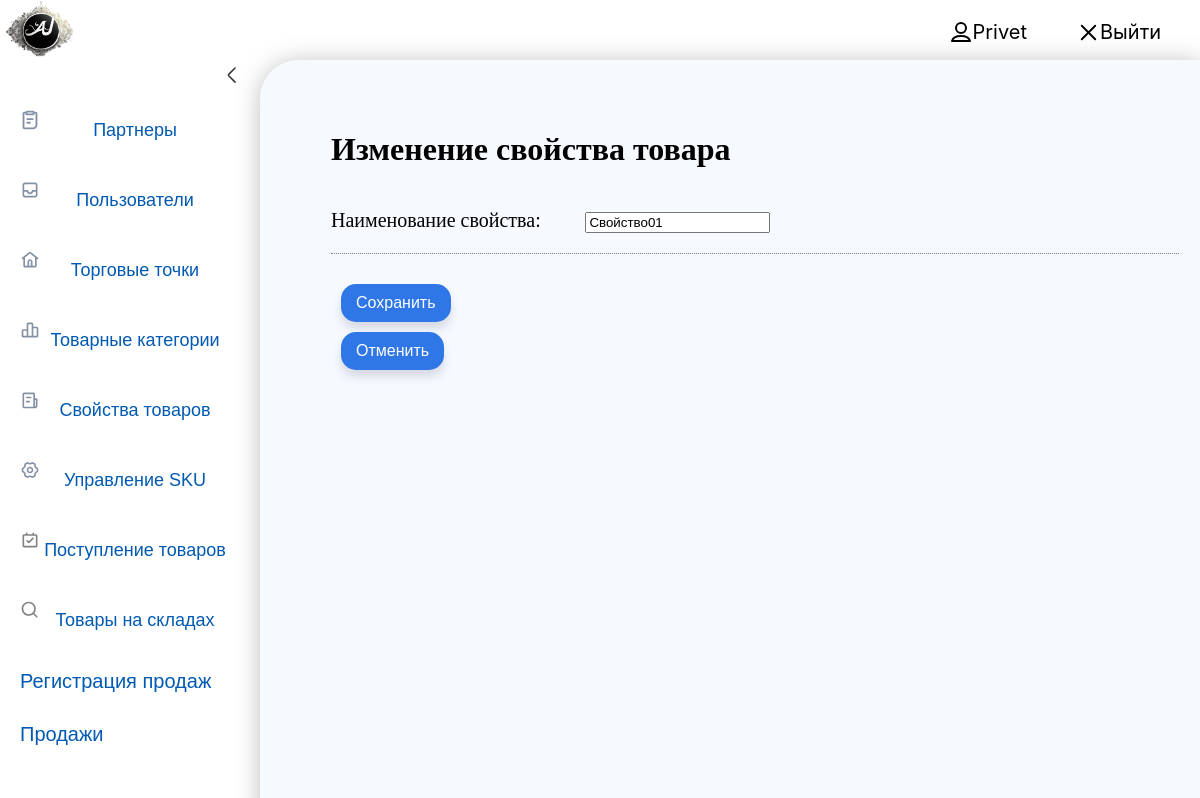
/product_properties/1/ (signed in), run on an earlier commit of the app's database.
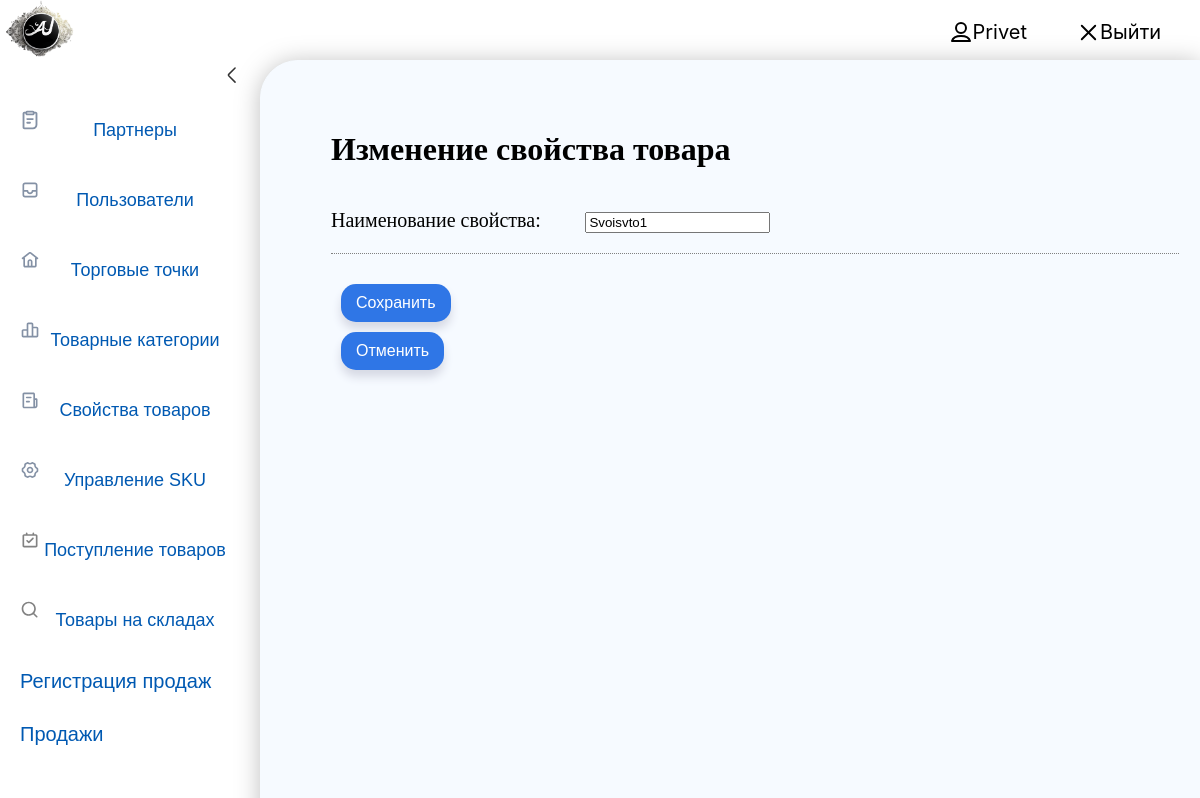
And on a later commit of the database.
### Jaimain/models.py (models this page shows, shortened)
class ProductProperty(models.Model):
    name = models.CharField(max_length=255, verbose_name='Наименование свойства')
    partner = models.ForeignKey(Partner, on_delete=models.CASCADE, verbose_name='Партнер')
    class Meta:
        unique_together = (('partner', 'name'),)
        verbose_name = 'Свойство товара'
        verbose_name_plural = 'Свойства товаров'

### Jaimain/views.py (the view)
# urls.py: path('product_properties/<int:pk>/', EditProductProperty.as_view(), name='editproductproperty'),
class EditProductProperty(DataMixin, UpdateView):
    model = ProductProperty
    fields = ['name']
    template_name = 'Jaimain/editproductproperty.html'
    success_url = '/product_properties/'
    def get_context_data(self, *, object_list=None, **kwargs):
        context = super().get_context_data(**kwargs)
        c_def = self.get_user_context(title='Изменение свойства товара')
        return dict(list(context.items()) + list(c_def.items()))
    @method_decorator(login_required)
    def dispatch(self, request, *args, **kwargs):
        if request.user.is_costumer:
            raise PermissionDenied
        return super().dispatch(request, *args, **kwargs)

### Jaimain/utils.py (called while the page is built)
    def get_user_context(self, **kwargs):
        context = kwargs
        user_menu = menu.copy()
        context['menu'] = user_menu
        return context

### Jaimain/templates/Jaimain/editproductproperty.html (shortened to what this page needs)
{% extends 'Jaimain/base.html' %}
{% block content %}
<h1>{{title}}</h1>
<form method="post">
{% for f in form %}
<p class="form-inputRegisterP">
    <label class="form-label form-inputRegister" for="{{ f.id_for_label }}">
        {{f.label}}: </label>{{ f }}
</p>
{% endfor %}
    <button class="btn" type="submit">Сохранить</button>
</form>
    <button class="btn" onclick="history.go(-1)">Отменить</button>
{% endblock %}

What changed in the data, as far as the page shows it:
changed ProductProperty: name "Свойство01" → "Svoisvto1"
